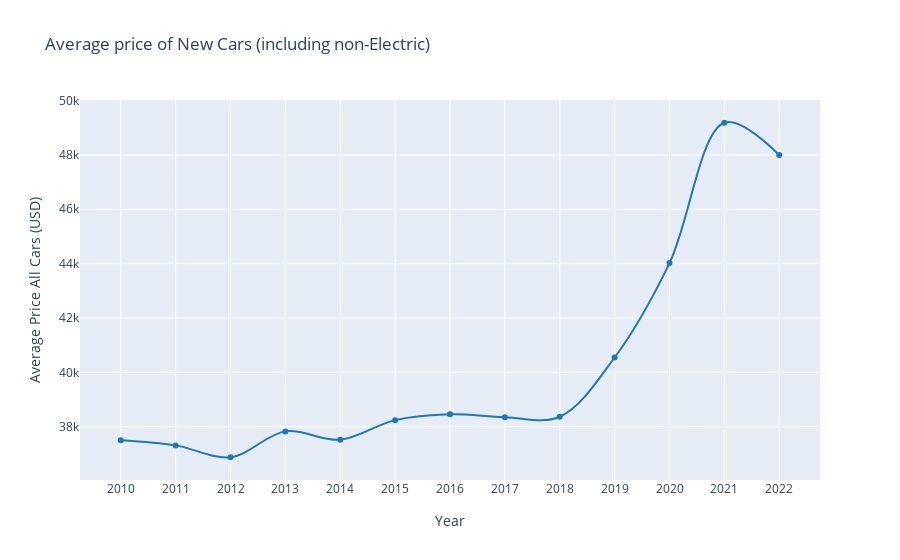

The code cell stored with this chart in its notebook:
### Code cell
fig = px.line(df_prices, x='Year', y='Average price of new car', 
              title='Average price of New Cars (including non-Electric)',
              labels={'Year': 'Year', 'Average price of new car': 'Average Price All Cars (USD)'},
              # template='plotly_dark',  # Choose a template, e.g., 'plotly', 'seaborn', 'ggplot2', 'plotly_dark', etc.
              line_shape='spline',    # Choose line shape, e.g., 'linear', 'spline', 'hv', 'vh'
              markers=True,           # Show markers on data points
              # markersize=6,           # Adjust marker size
              color_discrete_sequence=['#1f77b4'],  # Set custom color
              hover_name='Average price of new car',  # Displayed on hover
              hover_data={'Year': False},  # Hide 'Year' in hover label
              )

fig.update_xaxes(tickvals=df_prices['Year'], tickmode='array', dtick=1)  # Show every year on x-axis
fig.update_layout(xaxis_nticks=len(df_prices['Year']), xaxis_title_standoff=20)  # Adjust x-axis labels

fig.show()

### Figure 1 — Plotly figure (JSON) as saved in the notebook; plotly's stock layout.template omitted (floating-point values rounded to 4 significant figures)
{"data": [{"hovertemplate": "<b>%{hovertext}</b><br><br>Average Price All Cars (USD)=%{y}<extra></extra>", "hovertext": [37500, 37311, 36874, 37826, 37519, 38240, 38455, 38350, 38365, 40546, 44021, 49185, 48000], "legendgroup": "", "line": {"color": "#1f77b4", "dash": "solid", "shape": "spline"}, "marker": {"symbol": "circle"}, "mode": "lines+markers", "name": "", "orientation": "v", "showlegend": false, "type": "scatter", "x": [2010, 2011, 2012, 2013, 2014, 2015, 2016, 2017, 2018, 2019, 2020, 2021, 2022], "xaxis": "x", "y": [37500, 37311, 36874, 37826, 37519, 38240, 38455, 38350, 38365, 40546, 44021, 49185, 48000], "yaxis": "y"}], "layout": {"autosize": true, "legend": {"tracegroupgap": 0}, "title": {"text": "Average price of New Cars (including non-Electric)"}, "xaxis": {"anchor": "y", "autorange": true, "domain": [0, 1], "dtick": 1, "nticks": 13, "range": [2009.0, 2023.0], "tickmode": "array", "tickvals": [2010, 2011, 2012, 2013, 2014, 2015, 2016, 2017, 2018, 2019, 2020, 2021, 2022], "title": {"standoff": 20, "text": "Year"}, "type": "linear"}, "yaxis": {"anchor": "x", "autorange": true, "domain": [0, 1], "range": [35860.0, 50200.0], "title": {"text": "Average Price All Cars (USD)"}, "type": "linear"}}}
